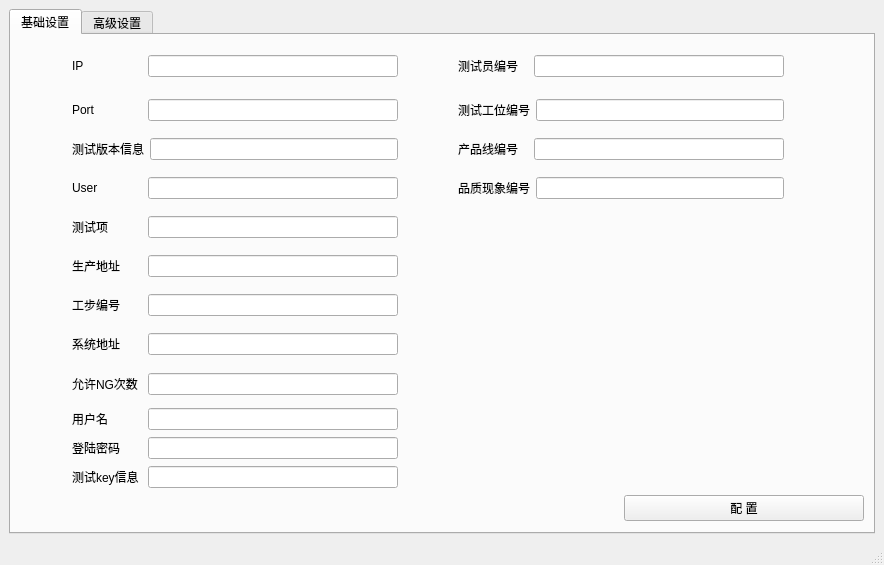
<?xml version="1.0" encoding="UTF-8"?>
<ui version="4.0">
 <class>factory_set</class>
 <widget class="QMainWindow" name="factory_set">
  <property name="geometry">
   <rect>
    <x>0</x>
    <y>0</y>
    <width>884</width>
    <height>565</height>
   </rect>
  </property>
  <property name="sizePolicy">
   <sizepolicy hsizetype="Preferred" vsizetype="Preferred">
    <horstretch>0</horstretch>
    <verstretch>0</verstretch>
   </sizepolicy>
  </property>
  <property name="windowTitle">
   <string>factory_set</string>
  </property>
  <widget class="QWidget" name="centralwidget">
   <layout class="QGridLayout" name="gridLayout_2">
    <item row="0" column="0">
     <widget class="QTabWidget" name="tabWidget">
      <property name="sizePolicy">
       <sizepolicy hsizetype="Preferred" vsizetype="Preferred">
        <horstretch>0</horstretch>
        <verstretch>0</verstretch>
       </sizepolicy>
      </property>
      <property name="mouseTracking">
       <bool>false</bool>
      </property>
      <property name="currentIndex">
       <number>0</number>
      </property>
      <widget class="QWidget" name="base_set">
       <attribute name="title">
        <string>基础设置</string>
       </attribute>
       <layout class="QGridLayout" name="gridLayout_3">
        <item row="7" column="1">
         <layout class="QHBoxLayout" name="horizontalLayout_6">
          <item>
           <widget class="QLabel" name="label_5">
            <property name="minimumSize">
             <size>
              <width>70</width>
              <height>0</height>
             </size>
            </property>
            <property name="text">
             <string>系统地址</string>
            </property>
           </widget>
          </item>
          <item>
           <widget class="QLineEdit" name="lineEdit_OS_address"/>
          </item>
         </layout>
        </item>
        <item row="1" column="1">
         <layout class="QHBoxLayout" name="horizontalLayout_3">
          <item>
           <widget class="QLabel" name="label_2">
            <property name="minimumSize">
             <size>
              <width>70</width>
              <height>0</height>
             </size>
            </property>
            <property name="text">
             <string>Port</string>
            </property>
           </widget>
          </item>
          <item>
           <widget class="QLineEdit" name="lineEdit_Port"/>
          </item>
         </layout>
        </item>
        <item row="2" column="1">
         <layout class="QHBoxLayout" name="horizontalLayout_14">
          <item>
           <widget class="QLabel" name="label_13">
            <property name="minimumSize">
             <size>
              <width>70</width>
              <height>0</height>
             </size>
            </property>
            <property name="text">
             <string>测试版本信息</string>
            </property>
           </widget>
          </item>
          <item>
           <widget class="QLineEdit" name="lineEdit_TestVersion"/>
          </item>
         </layout>
        </item>
        <item row="12" column="4" colspan="2">
         <widget class="QPushButton" name="pushButton_set">
          <property name="text">
           <string>配 置</string>
          </property>
         </widget>
        </item>
        <item row="3" column="3" colspan="2">
         <layout class="QHBoxLayout" name="horizontalLayout_9">
          <item>
           <widget class="QLabel" name="label_8">
            <property name="minimumSize">
             <size>
              <width>70</width>
              <height>0</height>
             </size>
            </property>
            <property name="text">
             <string>品质现象编号</string>
            </property>
           </widget>
          </item>
          <item>
           <widget class="QLineEdit" name="lineEdit_causeNo"/>
          </item>
         </layout>
        </item>
        <item row="12" column="0" colspan="4">
         <spacer name="horizontalSpacer_4">
          <property name="orientation">
           <enum>Qt::Horizontal</enum>
          </property>
          <property name="sizeHint" stdset="0">
           <size>
            <width>569</width>
            <height>20</height>
           </size>
          </property>
         </spacer>
        </item>
        <item row="0" column="3" colspan="2">
         <layout class="QGridLayout" name="gridLayout">
          <item row="0" column="0">
           <widget class="QLabel" name="label_11">
            <property name="minimumSize">
             <size>
              <width>70</width>
              <height>0</height>
             </size>
            </property>
            <property name="text">
             <string>测试员编号</string>
            </property>
           </widget>
          </item>
          <item row="0" column="1">
           <widget class="QLineEdit" name="lineEdit_WorkerNo">
            <property name="minimumSize">
             <size>
              <width>250</width>
              <height>0</height>
             </size>
            </property>
           </widget>
          </item>
         </layout>
        </item>
        <item row="6" column="1">
         <layout class="QHBoxLayout" name="horizontalLayout_16">
          <item>
           <widget class="QLabel" name="label_15">
            <property name="minimumSize">
             <size>
              <width>70</width>
              <height>0</height>
             </size>
            </property>
            <property name="text">
             <string>工步编号</string>
            </property>
           </widget>
          </item>
          <item>
           <widget class="QLineEdit" name="lineEdit_StationCode"/>
          </item>
         </layout>
        </item>
        <item row="10" column="1">
         <layout class="QHBoxLayout" name="horizontalLayout_8">
          <item>
           <widget class="QLabel" name="label_7">
            <property name="minimumSize">
             <size>
              <width>70</width>
              <height>0</height>
             </size>
            </property>
            <property name="text">
             <string>登陆密码</string>
            </property>
           </widget>
          </item>
          <item>
           <widget class="QLineEdit" name="lineEdit_passwd">
            <property name="echoMode">
             <enum>QLineEdit::Password</enum>
            </property>
           </widget>
          </item>
         </layout>
        </item>
        <item row="0" column="1">
         <layout class="QHBoxLayout" name="horizontalLayout">
          <item>
           <widget class="QLabel" name="label">
            <property name="minimumSize">
             <size>
              <width>70</width>
              <height>0</height>
             </size>
            </property>
            <property name="text">
             <string>IP</string>
            </property>
           </widget>
          </item>
          <item>
           <widget class="QLineEdit" name="lineEdit_IP">
            <property name="minimumSize">
             <size>
              <width>250</width>
              <height>0</height>
             </size>
            </property>
           </widget>
          </item>
         </layout>
        </item>
        <item row="9" column="1">
         <layout class="QHBoxLayout" name="horizontalLayout_7">
          <item>
           <widget class="QLabel" name="label_6">
            <property name="minimumSize">
             <size>
              <width>70</width>
              <height>0</height>
             </size>
            </property>
            <property name="text">
             <string>用户名</string>
            </property>
           </widget>
          </item>
          <item>
           <widget class="QLineEdit" name="lineEdit_User_name"/>
          </item>
         </layout>
        </item>
        <item row="11" column="1">
         <layout class="QHBoxLayout" name="horizontalLayout_13">
          <item>
           <widget class="QLabel" name="label_12">
            <property name="minimumSize">
             <size>
              <width>70</width>
              <height>0</height>
             </size>
            </property>
            <property name="text">
             <string>测试key信息</string>
            </property>
           </widget>
          </item>
          <item>
           <widget class="QLineEdit" name="lineEdit_keyInfo"/>
          </item>
         </layout>
        </item>
        <item row="2" column="3" colspan="2">
         <layout class="QHBoxLayout" name="horizontalLayout_10">
          <item>
           <widget class="QLabel" name="label_9">
            <property name="minimumSize">
             <size>
              <width>70</width>
              <height>0</height>
             </size>
            </property>
            <property name="text">
             <string>产品线编号</string>
            </property>
           </widget>
          </item>
          <item>
           <widget class="QLineEdit" name="lineEdit_workCenter"/>
          </item>
         </layout>
        </item>
        <item row="3" column="1">
         <layout class="QHBoxLayout" name="horizontalLayout_4">
          <item>
           <widget class="QLabel" name="label_3">
            <property name="minimumSize">
             <size>
              <width>70</width>
              <height>0</height>
             </size>
            </property>
            <property name="text">
             <string>User</string>
            </property>
           </widget>
          </item>
          <item>
           <widget class="QLineEdit" name="lineEdit_User"/>
          </item>
         </layout>
        </item>
        <item row="4" column="1">
         <layout class="QHBoxLayout" name="horizontalLayout_15">
          <item>
           <widget class="QLabel" name="label_14">
            <property name="minimumSize">
             <size>
              <width>70</width>
              <height>0</height>
             </size>
            </property>
            <property name="text">
             <string>测试项</string>
            </property>
           </widget>
          </item>
          <item>
           <widget class="QLineEdit" name="lineEdit_TestItem"/>
          </item>
         </layout>
        </item>
        <item row="8" column="1">
         <layout class="QHBoxLayout" name="horizontalLayout_17">
          <item>
           <widget class="QLabel" name="label_16">
            <property name="minimumSize">
             <size>
              <width>70</width>
              <height>0</height>
             </size>
            </property>
            <property name="text">
             <string>允许NG次数</string>
            </property>
           </widget>
          </item>
          <item>
           <widget class="QLineEdit" name="lineEdit_NgCount"/>
          </item>
         </layout>
        </item>
        <item row="5" column="1">
         <layout class="QHBoxLayout" name="horizontalLayout_5">
          <item>
           <widget class="QLabel" name="label_4">
            <property name="minimumSize">
             <size>
              <width>70</width>
              <height>0</height>
             </size>
            </property>
            <property name="text">
             <string>生产地址</string>
            </property>
           </widget>
          </item>
          <item>
           <widget class="QLineEdit" name="lineEdit_make_address"/>
          </item>
         </layout>
        </item>
        <item row="0" column="2" rowspan="9">
         <spacer name="horizontalSpacer">
          <property name="orientation">
           <enum>Qt::Horizontal</enum>
          </property>
          <property name="sizeHint" stdset="0">
           <size>
            <width>106</width>
            <height>348</height>
           </size>
          </property>
         </spacer>
        </item>
        <item row="0" column="0" rowspan="9">
         <spacer name="horizontalSpacer_3">
          <property name="orientation">
           <enum>Qt::Horizontal</enum>
          </property>
          <property name="sizeHint" stdset="0">
           <size>
            <width>105</width>
            <height>348</height>
           </size>
          </property>
         </spacer>
        </item>
        <item row="1" column="3" colspan="2">
         <layout class="QHBoxLayout" name="horizontalLayout_11">
          <item>
           <widget class="QLabel" name="label_10">
            <property name="minimumSize">
             <size>
              <width>70</width>
              <height>0</height>
             </size>
            </property>
            <property name="text">
             <string>测试工位编号</string>
            </property>
           </widget>
          </item>
          <item>
           <widget class="QLineEdit" name="lineEdit_WksNo"/>
          </item>
         </layout>
        </item>
        <item row="0" column="5" rowspan="12">
         <spacer name="horizontalSpacer_2">
          <property name="orientation">
           <enum>Qt::Horizontal</enum>
          </property>
          <property name="sizeHint" stdset="0">
           <size>
            <width>105</width>
            <height>348</height>
           </size>
          </property>
         </spacer>
        </item>
       </layout>
      </widget>
      <widget class="QWidget" name="special_set">
       <property name="enabled">
        <bool>true</bool>
       </property>
       <property name="mouseTracking">
        <bool>false</bool>
       </property>
       <property name="acceptDrops">
        <bool>false</bool>
       </property>
       <property name="whatsThis">
        <string>&lt;html&gt;&lt;head/&gt;&lt;body&gt;&lt;p&gt;&lt;br/&gt;&lt;/p&gt;&lt;/body&gt;&lt;/html&gt;</string>
       </property>
       <attribute name="title">
        <string>高级设置</string>
       </attribute>
       <widget class="QPushButton" name="pushButton_input">
        <property name="geometry">
         <rect>
          <x>610</x>
          <y>470</y>
          <width>93</width>
          <height>28</height>
         </rect>
        </property>
        <property name="text">
         <string>导入</string>
        </property>
       </widget>
      </widget>
     </widget>
    </item>
   </layout>
  </widget>
  <widget class="QMenuBar" name="menubar">
   <property name="geometry">
    <rect>
     <x>0</x>
     <y>0</y>
     <width>884</width>
     <height>23</height>
    </rect>
   </property>
  </widget>
  <widget class="QStatusBar" name="statusbar"/>
 </widget>
 <resources/>
 <connections/>
</ui>
